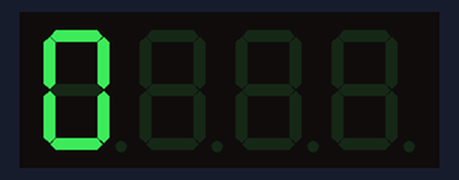
Simulated run of this program. Board: BBC micro:bit (MakeCode). Parts: 4-digit seven-segment display.

Above: at 0.1 s.
At 1.1 s:
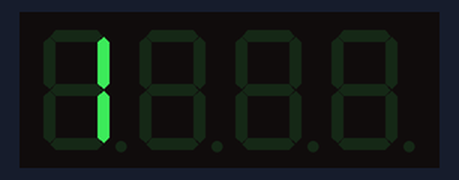
At 2.1 s:
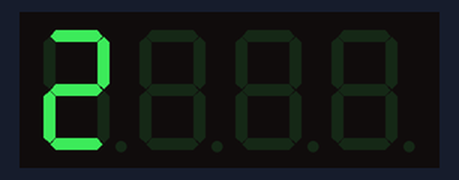
At 4.1 s:
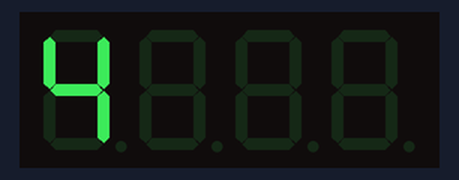
At 6.1 s:
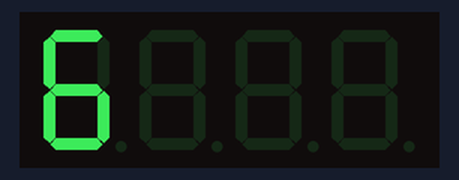
At 9.1 s:
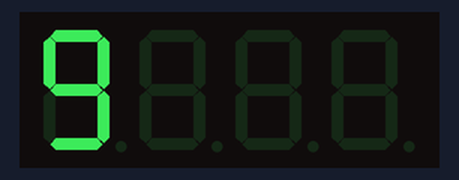

Measured:
- by itself, everything shown: repeats every 10.0 s, in 10 steps
- what the display in image 1 shows lasts 1.0 s, from 1.0 s to 2.0 s

The program:

main.ts
```typescript
let item = TM1637.create(
DigitalPin.P13,
DigitalPin.P14,
7,
4
)
let timer = 0
basic.forever(function () {
    for (let index = 0; index < 10; index++) {
        item.showbit(timer, 0)
        timer = timer + 1
        basic.pause(1000)
        if (timer == 10) {
            timer = 0
        }
    }
})
```

test.ts
```typescript
// 在此处测试；当此软件包作为插件使用时，将不会编译此软件包。
```
